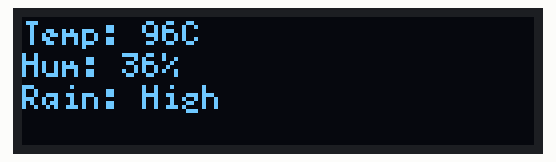
Simulated run of this sketch. Board: ESP32. Shown: 128×32 one-colour display.

Above: at 0.1 s.
At 2.1 s:
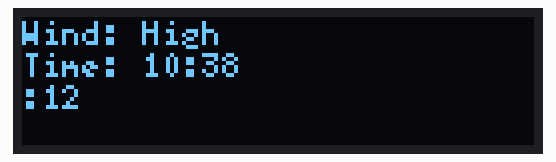

Measured:
- what the display in image 1 shows lasts 2.0 s, from 2.1 s to 4.1 s

The sketch:

print_on_oled.ino
```cpp
#include <Arduino.h>
#include <U8g2lib.h>
#include <Wire.h>

#define SDA_PIN 4
#define SCL_PIN 5

U8G2_SH1106_128X32_VISIONOX_F_HW_I2C u8g2(U8G2_R0, U8X8_PIN_NONE);

void setup() {
  Wire.begin(SDA_PIN, SCL_PIN);
  u8g2.begin();
}

void loop() {
  u8g2.clearBuffer();

  u8g2.setFont(u8g2_font_5x7_tr);  // small font for 32px screen

  u8g2.drawStr(0, 7,  "Temp: 96C");
  u8g2.drawStr(0, 15, "Hum: 36%");
  u8g2.drawStr(0, 23, "Rain: High");

  u8g2.sendBuffer();
  delay(2000);

  u8g2.clearBuffer();
  u8g2.setFont(u8g2_font_5x7_tr);

  u8g2.drawStr(0, 7,  "Wind: High");
  u8g2.drawStr(0, 15, "Time: 10:38");
  u8g2.drawStr(0, 23, ":12");

  u8g2.sendBuffer();
  delay(2000);
}
```
